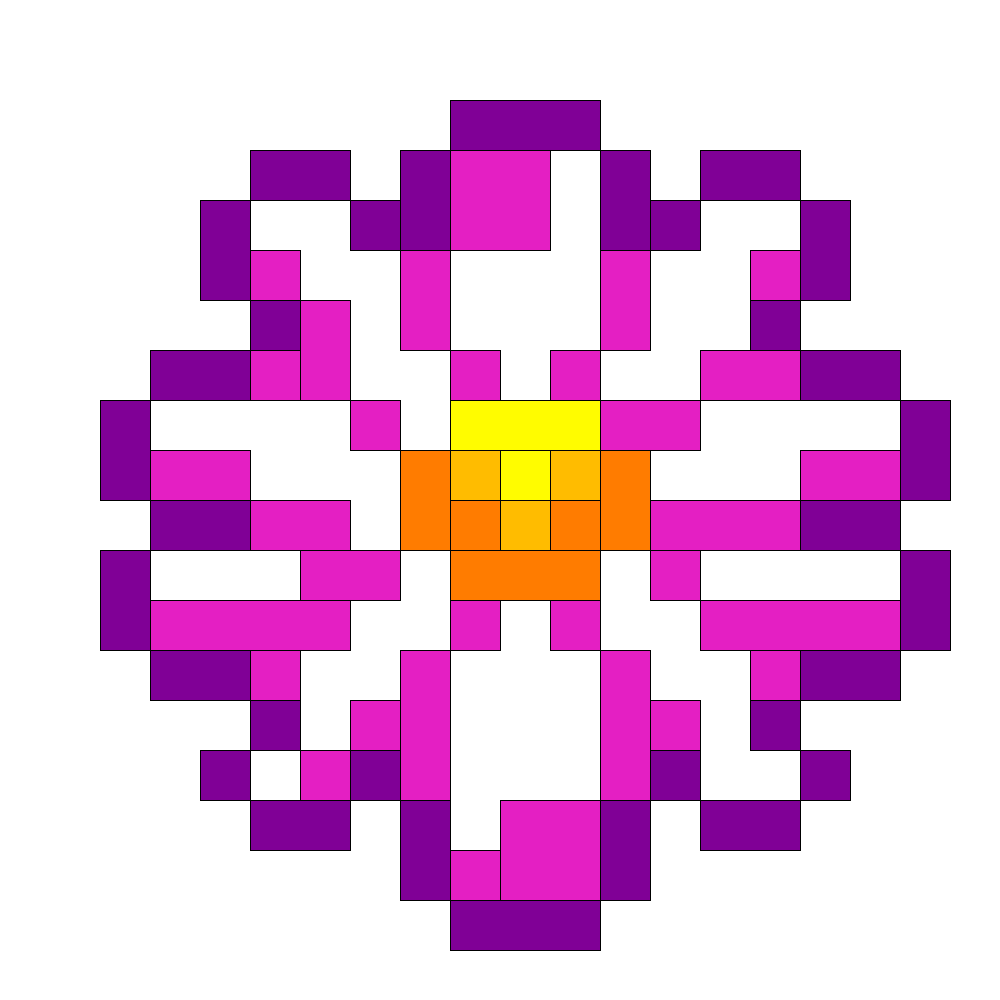
Frame 1 (no input)
Frame 60 (the mouse pressed at the canvas centre just before this capture): identical to frame 1, image omitted
Frame 120 (the mouse held since frame 60 and released just before this capture): identical to frame 1, image omitted

The Processing sketch that drew this single still picture (run headless with seeded random() and noise(); from frame 60 on, the mouse is pressed at the canvas centre):

// Processing sketch: processing_176998
// ── processing_176998.pde

int counter;

void setup() {  //setup function called initially, only once
  size(1000, 1000);
  background(255); 
  counter = 0;
}
void draw(){
fill(128,0,150);
rect(450,100,150,50); //right half
rect(600,150,50,100);
rect(650,200,50,50);
rect(700,150,100,50);
rect(800,200,50,100);
rect(750,300,50,50);
rect(800,350,100,50);
rect(900,400,50,100);
rect(800,500,100,50);
rect(900,550,50,100);
rect(800,650,100,50);
rect(750,700,50,50);
rect(800,750,50,50);
rect(700,800,100,50);
rect(650,750,50,50);
rect(600,800,50,100);
rect(450,900,150,50);

rect(400,150,50,100); //left half
rect(350,200,50,50);
rect(250,150,100,50);
rect(200,200,50,100);
rect(250,300,50,50);
rect(150,350,100,50);
rect(100,400,50,100);
rect(150,500,100,50);
rect(100,550,50,100);
rect(150,650,100,50);
rect(250,700,50,50);
rect(200,750,50,50);
rect(250,800,100,50);
rect(350,750,50,50);
rect(400,800,50,100);

fill(255,252,0);
rect(450,400,150,50);
rect(500,450,50,50);

fill(255,188,0);
rect(450,450,50,50);
rect(500,500,50,50);
rect(550,450,50,50);

fill(255,124,0);
rect(400,450,50,100);
rect(450,500,50,50);
rect(450,550,150,50);
rect(550,500,50,50);
rect(600,450,50,100);

fill(228,31,195);
rect(250,250,50,50);
rect(300,300,50,100);
rect(250,350,50,50);
rect(350,400,50,50);
rect(150,450,100,50);
rect(250,500,100,50);
rect(300,550,100,50);
rect(150,600,200,50);
rect(250,650,50,50);
rect(300,750,50,50);
rect(350,700,50,50);
rect(400,650,50,150);
rect(450,600,50,50);
rect(550,600,50,50);
rect(450,850,50,50);
rect(500,800,100,100);
rect(600,650,50,150);
rect(650,700,50,50);
rect(700,600,200,50);
rect(750,650,50,50);
rect(650,550,50,50);
rect(650,500,150,50);
rect(800,450,100,50);
rect(600,400,100,50);
rect(700,350,100,50);
rect(750,250,50,50);
rect(600,250,50,100);
rect(550,350,50,50);
rect(450,350,50,50);
rect(400,250,50,100);
rect(450,150,100,100);

}
